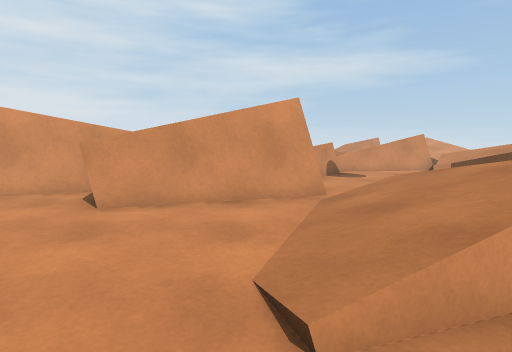
View 1 (above)

22 first-person views from a walk through a 3-D level made in the Unity game engine. The camera is 1.2 m above the floor, tilts 6° down and sees 80° across. The floor is counted in squares, 1 m on a side. Each view is taken from the middle of a square. On the plan, view 1 faces up. The plan holds only what a view shows up to about 13 squares ahead; the rest is blank. The place goes on beyond the plan. The player is left out.

View 2
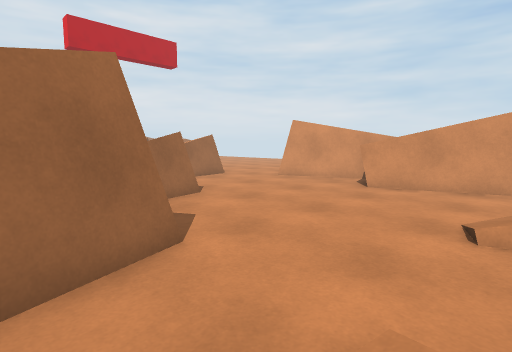

View 3
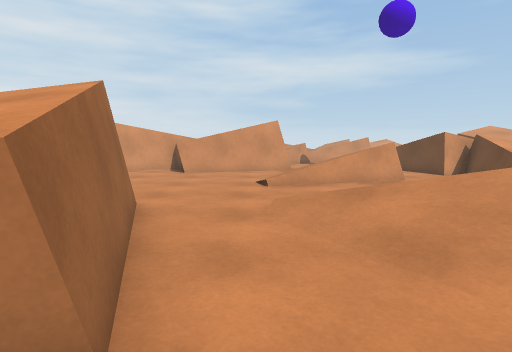

View 4
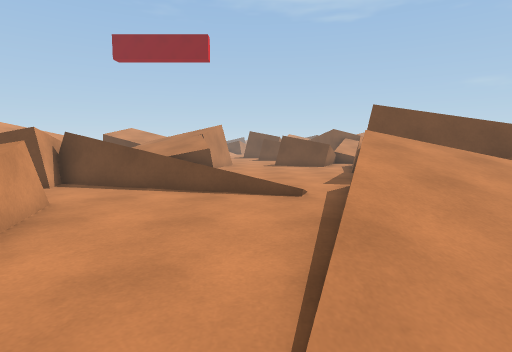

View 5
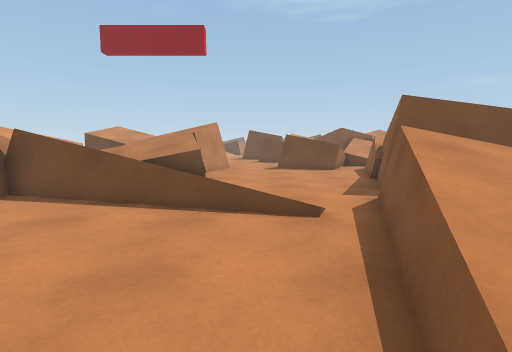

View 6
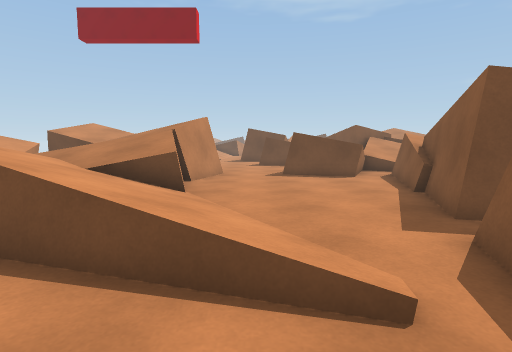

View 7
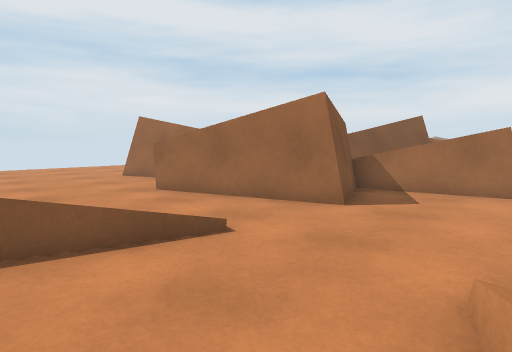

View 8
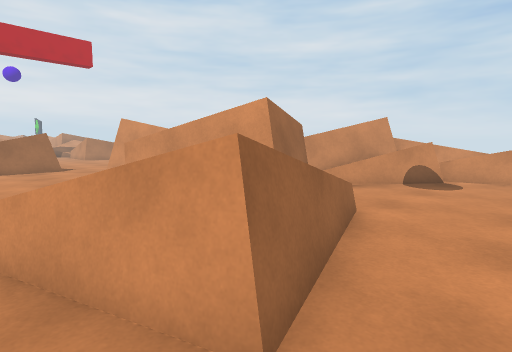

View 9
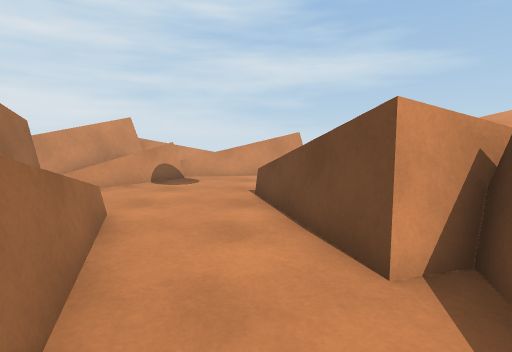

View 10
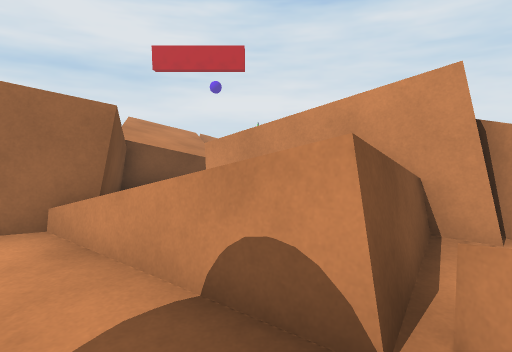

View 11
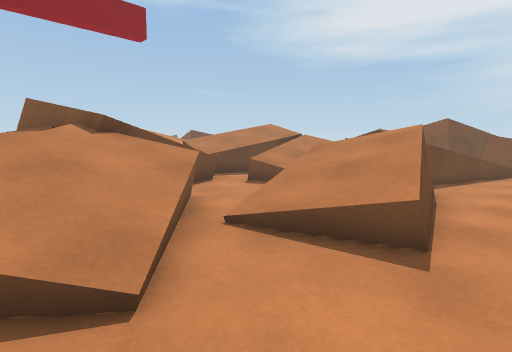

View 12
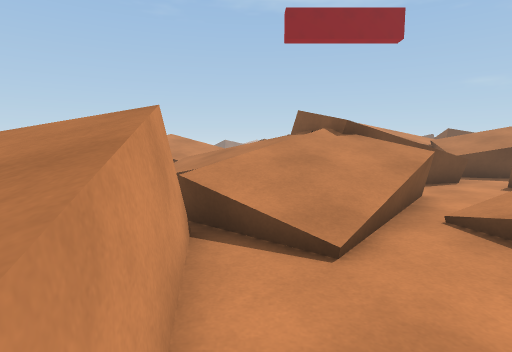

View 13
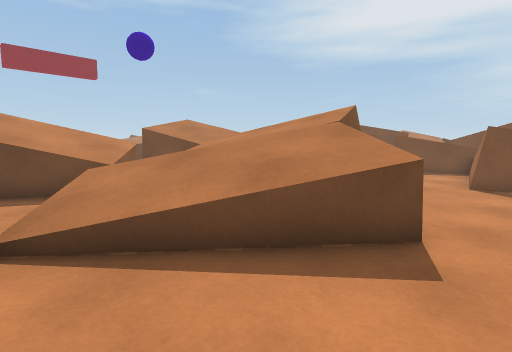

View 14
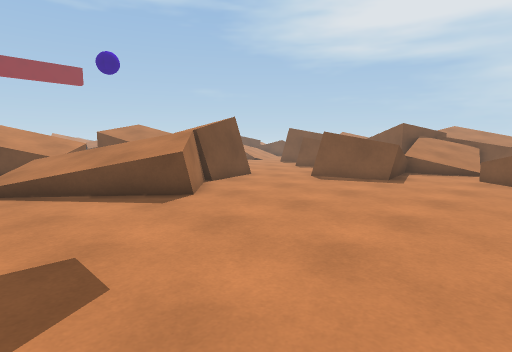

View 15
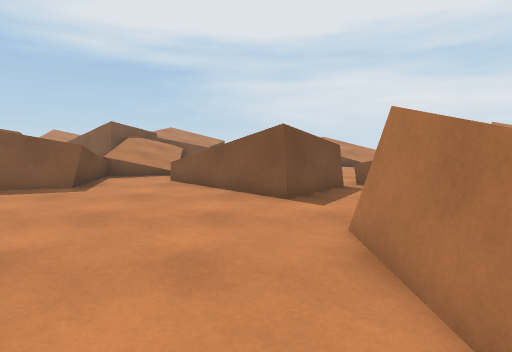

View 16
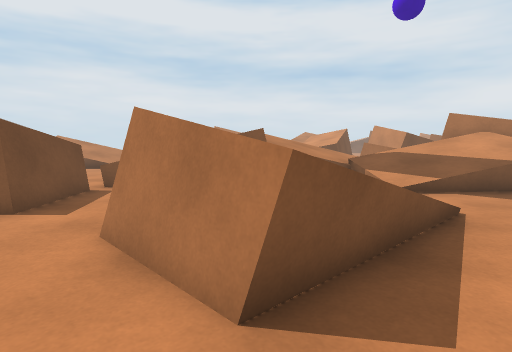

View 17
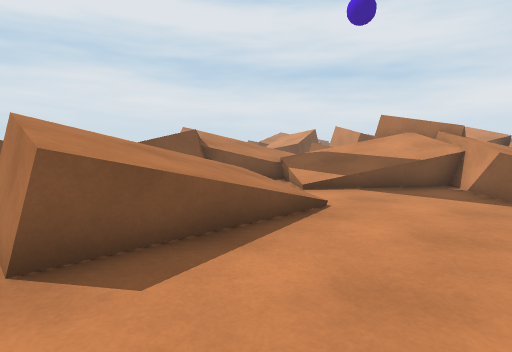

View 18
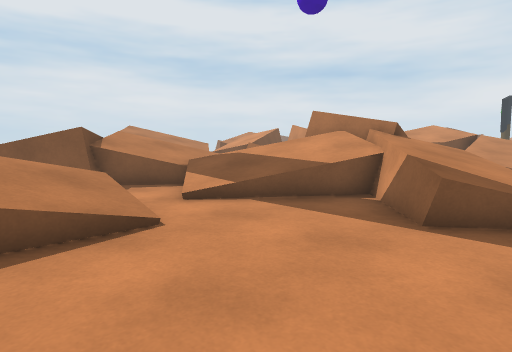

View 19
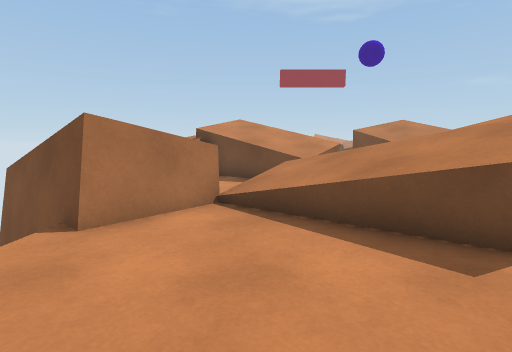

View 20
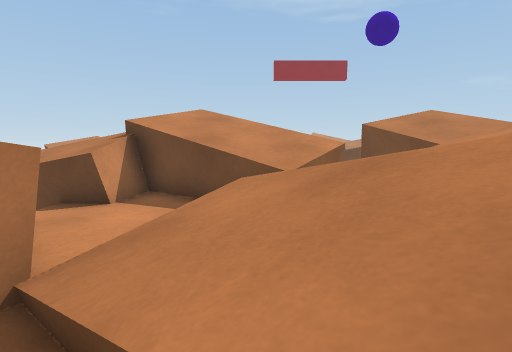

View 21
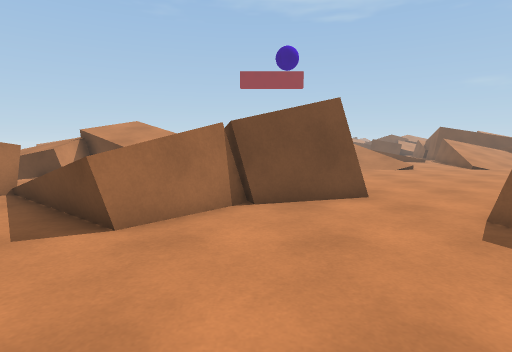

View 22
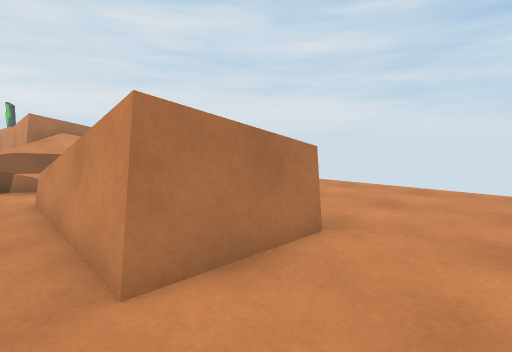

### Floor plan
Key: @ floor where view 1 was taken; # wall or solid block; x gap in a wall; . main floor; : floor 0.75 m higher than the main floor; + floor 1 m higher than the main floor; * floor 1.25 m higher than the main floor; / step, stairs or slope; = window, fence, low wall or low ledge; ^ raised ledge; v drop or lower ground.
Columns run from 33 left of view 1 to 13 right of it. Each row starts with its distance up from view 1.
 19                           v^    ^
 18                          #^   ^^^
 17                          #   .^^^
 16       /.... .....     ...#^^..^^# ^^^^  ^
 15    /:::=.......... .......^^...# ^#^   ^^   ##
 14   /+++=...................//..^^^^#^^ ^^^#====
 13   //*=...................///=#^^^^ =^..../#=
 12    ////...//=/#.........///= =^^^= #=.../////*
 11    x/////./////........#///v  =^# #=.....////x^
 10 ##=##////./////.........//^^^^^.##=.....//.//^^
  9       =//.===v#..........## ^^^^###....=///.#.^
  8       /=/.................####^^###.....///...^
  7     =////=/   ............##.^ ^###//...///...^
  6      //////   .=/.............^#...//=..#// //=
  5              .==//....^#...........//=..#=  //=
  4              =#  /=..^ ^#.........////...#////
  3              .    /=.^  ^.........///=.../////=
  2             ..     ..=  ^........//=....///////
  1                    ///^ ^==#............=//// v
  0                    //// =###=....@......////...
 -1                       = #==#=..........///.....
 -2                       =#===#####..//#../.......
 -3                        ####    #..////=v=......
 -4                         ==     #.../////=......
 -5                                ^^...////=.###=.
 -6                                 ^...  ////# ^^#
 -7                                 ....     ##

Where each view was taken, in squares from view 1:
view 1: 0 up, 0 right, facing up
view 2: 3 down, 1 right, facing up-left
view 3: 7 down, 0 right, facing up
view 4: 1 down, 1 left, facing right
view 5: 1 down, 1 right, facing right
view 6: 1 down, 4 right, facing right
view 7: 2 up, 3 right, facing down-left
view 8: 2 up, 6 right, facing up-left
view 9: 2 up, 6 right, facing up
view 10: 12 up, 5 right, facing left
view 11: 13 up, 5 right, facing down-right
view 12: 13 up, 4 right, facing right
view 13: 15 up, 11 left, facing down-right
view 14: 15 up, 16 left, facing down-right
view 15: 13 up, 17 left, facing down
view 16: 13 up, 17 left, facing down-left
view 17: 15 up, 18 left, facing down-left
view 18: 16 up, 21 left, facing down-left
view 19: 14 up, 13 left, facing right
view 20: 13 up, 9 left, facing right
view 21: 9 up, 14 left, facing right
view 22: 8 up, 16 left, facing up-left
